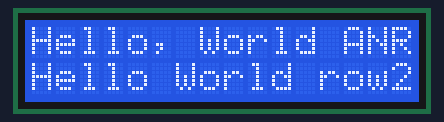
The program below on a simulated Raspberry Pi Pico running MicroPython. Parts: 16×2 character LCD. The clock reads 2024-03-15 10:24:30 at power-on unless the program sets it; library files of the repository ran but are not shown: lib_lcd1602_2004_with_i2c.py; what the program prints to the serial console is not drawn. At 17.0 s the program stops and its outputs stay as they are.

Above: at 0.1 s.
At 5.2 s:
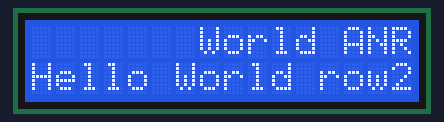
At 8.04 s:
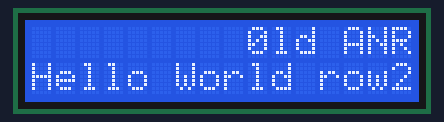
At 11.08 s:
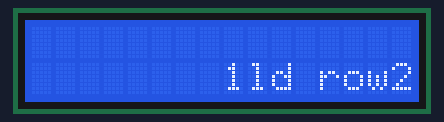
At 12.52 s:
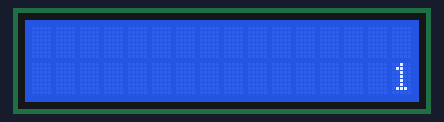
At 17.1 s:
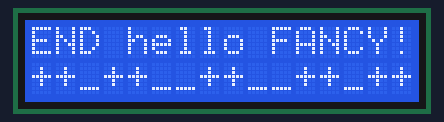

The program:

main_Hello_World_ANR_fancy.py
```python
# main_Hello_World_ANR_fancy.py
#
# ANR version of hello world - fancier version
#
# Works with PCF8754T LCD displays  ('non-waveshare')
# such as QAPASS LCDs.
# Works with 16x2 and 16x4  (2 or 4 line by 16 chars wide).
#
# The LCD is powered from a separate power supply - 5 Volts.
# Various LCDs that were tried either do not work on much less than 4.5 v or
# are unreliable / dim / etc esp at the 3.3v as used by the Pico.
#
# SETUP:
#  Connect the LCD's I2C Clock and Data (SDA, SCL) lines to the pins specified in the code below.
#  Connect the LCD's negative power input (GND) to 'external' 5V power supply and to the negative/GND
#   of the Pico. The I2C lines use the GND as the return path for those signals.
#  Connect positive of the external 5v supply to the positive pin of the LCD
#    aka VCC.
#  LCD VCC  - to 5 volt supply positive terminal (separate from Pico's pins/supply)
#  LCD GND  - to 5 volt supply negative terminal AND a GND pin on PICO
#  LCD SCL  - to SCL GPIO pin on Pico (ex: pin 1  -- alternate is GPIO 5, etc).
#  LCD SDA  - to SDA GPIO pin on Pico (ex: pin 0  -- alternate is GPIO 4, etc).
#  **** NOTE ****
#  Powering the LCD using 5v likely means the LCD will run its I2C at 5v, which is too
#  high for the Pico GPIO I2C (3.3v max). Seems to work but will probably damage the Pico.

import utime
from machine import Pin, SoftI2C
from lib_lcd1602_2004_with_i2c import LCD

# SoftI2C is software I2C - works on ANY GPIO pins(!)
# these are  GPIO pin numbers  (NOT physical pins)
##scl_pin = 26
##sda_pin = 27
###scl_pin = 5
###sda_pin = 4
sda_pin = 2
scl_pin = 3


def locate_the_lcd():
    print(f"  init: try to locate the LCD device...")
     # SoftI2C is software I2C - works on ANY GPIO pins(!)
     # 100K is default freq.  Can go higher ex 400K
    lcd = LCD(SoftI2C(scl=Pin(scl_pin), sda=Pin(sda_pin), freq=100000))

    if lcd:
        print(f"Hello World init: ... located the LCD device...")
    else:
        print(f" **ERROR**  failed to locate the LCD device!")
    return lcd

# Works with 2 line and 4 line by 16 chars LCDs
NUM_ROWS = 2
#NUM_ROWS = 4

def just_show_some_hello_lines(lcd, secs_total=9999999):
    secs_so_far = 0
    start_time = utime.time()
    while secs_so_far < secs_total:
        if NUM_ROWS == 2:
            lcd.puts("Hello, World ANR")
            lcd.puts("Hello World row2", x=0, y=1)
        elif NUM_ROWS == 4:
            lcd.puts("Hello World ANR", x=0, y=0)
            lcd.puts("Hello World ANR row2", x=0, y=1)
            lcd.puts("Hello World ANR row3", x=0, y=2)
            lcd.puts("Hello World ANR row4", x=0, y=3)
        else:
            print(f"***ERROR*** Unexpected NUM_ROWS={NUM_ROWS}")

        utime.sleep(1); secs_so_far += 1

        if NUM_ROWS == 2:
            lcd.puts("      ")  # erases just the 'Hello'
            #lcd.clear()     # erases whole screen
        elif NUM_ROWS == 4:
            lcd.puts("      ", x=0, y=0)
            lcd.puts("Hello ..... ANR row2", x=0, y=1)
            lcd.puts("Hello World ... row3", x=0, y=2)
            lcd.puts("Hello +++++ === row4", x=0, y=3)
            #lcd.clear()
        else:
            print(f"***ERROR*** Unexpected NUM_ROWS={NUM_ROWS}")

        utime.sleep(1)
        secs_so_far = utime.time() - start_time


def show_star_running(lcd, secs_total=999999):
    row = 0
    col = 0
    prev_row = row
    prev_col = col
    start_time = utime.time()
    secs_so_far = 0
    while secs_so_far < secs_total:

        # do top row
        for row in range(2):
            prev_col = 0
            for col in range(16):
                lcd.puts(" ", row, prev_col)
                lcd.puts(f"{row}", row, col)
                prev_col = col
                utime.sleep(0.2);
            lcd.puts(" ", row, col)

        secs_so_far = utime.time() - start_time


def show_alternating_rows_of_stars(lcd, secs_total=999999):
    # fewer calls to lcd.puts() - runs faster
    spaces = " " * 16
    stars  = "*" * 16
    lcd.puts(spaces, 0, 0)
    lcd.puts(spaces, 1, 0)

    start_secs = utime.time()
    #print(f"  start secs {start_secs}")
    secs_so_far = 0
    stars_row = 0
    while secs_so_far < secs_total:
        if stars_row == 0:
            lcd.puts(stars,  0, 0)
            lcd.puts(spaces, 1, 0)
        else:
            lcd.puts(stars,  1, 0)
            lcd.puts(spaces, 0, 0)
        stars_row += 1
        if stars_row >= 2:
            stars_row = 0
        ###print(f"  stars_row={stars_row}")

        utime.sleep(0.05)
        secs_so_far = utime.time() - start_secs
        #print(f"  secs so far {secs_so_far}    secs total {secs_total}")


def main():
    print(f"Hello World ANR FANCY version.  SCLock=GPIO{scl_pin} SDAta=GPIO{sda_pin}")

    print(f"HELLO WORLD TEST FOR PCF8754T style LCD displays.  num_rows={NUM_ROWS}")
    print(f"   Pins:  DATA={sda_pin}  CLOCK={scl_pin}  I2C-addr={'see-the-driver-code'}")

    lcd = locate_the_lcd()

    try:
        print("Use ^C to terminate the program and perform cleanup on the LCD device.")
        just_show_some_hello_lines(lcd, 5)
        show_star_running(lcd,6)
        show_alternating_rows_of_stars(lcd, 5)

    except (KeyboardInterrupt):
        lcd.clear()
        del lcd
    #         1234567890123456
    lcd.puts("END hello FANCY!", 0,0)
    lcd.puts("++_++__++__++_++", 1,0)
    #         1234567890123456
    print("... end of hello world ANR FANCY version ...")

main()

### end ###
```

Measured:
- what the display in image 0 shows lasts 1.0 s, from 0.1 s to 1.1 s
